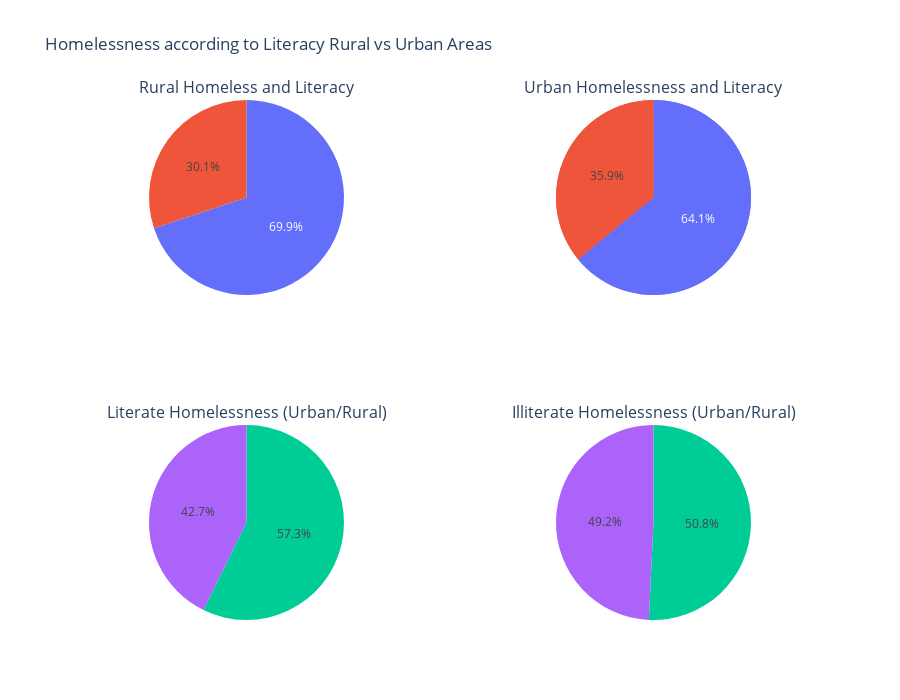

Write notebook code for a chart like this one.
### Code cell
fig3_ = make_subplots(rows=2   , cols=2, specs = [[{'type':'domain'}, {'type':'domain'}] , [{'type':'domain'}, {'type':'domain'}]] , subplot_titles=['Rural Homeless and Literacy', 'Urban Homelessness and Literacy' , 'Literate Homelessness (Urban/Rural)' , 'Illiterate Homelessness (Urban/Rural)'])
fig3_1 = go.Pie(labels= Li['Status'] , values=Li['Rural'])
fig3_2 = go.Pie(labels= Li['Status'] , values=Li['Urban'])
fig3_3 = go.Pie(labels= ['Rural' , 'Urban'] , values= [int(Li[Li['Status'] == 'LIT']['Rural']) , int(Li[Li['Status'] == 'LIT']['Urban'])] )
fig3_4 = go.Pie(labels= ['Rural' , 'Urban'] , values= [int(Li[Li['Status'] == 'ILLIT']['Rural']) , int(Li[Li['Status'] == 'ILLIT']['Urban'])])
fig3_.add_trace(go.Pie(labels= Li['Status'] , values=Li['Rural']), 1, 1)
fig3_.add_trace(go.Pie(labels= Li['Status'] , values=Li['Urban']), 1, 2)
fig3_.add_trace(go.Pie(labels= Li['Status'] , values=Li['Urban']), 1, 2)
fig3_.add_trace(fig3_3 , 2, 1)
fig3_.add_trace(fig3_4 , 2, 2)
fig3_.update_layout(title_text='''Homelessness according to Literacy Rural vs Urban Areas''',height=700, showlegend=False)

#fig3_ = go.Figure(fig3_)
fig3_.show()

### Figure 1 — Plotly figure (JSON) as saved in the notebook; plotly's stock layout.template omitted (floating-point values rounded to 4 significant figures)
{"data": [{"domain": {"x": [0, 0.45], "y": [0.625, 1]}, "labels": ["LIT", "ILLIT"], "type": "pie", "values": [251445, 583247]}, {"domain": {"x": [0.55, 1], "y": [0.625, 1]}, "labels": ["LIT", "ILLIT"], "type": "pie", "values": [336947, 601401]}, {"domain": {"x": [0.55, 1], "y": [0.625, 1]}, "labels": ["LIT", "ILLIT"], "type": "pie", "values": [336947, 601401]}, {"domain": {"x": [0, 0.45], "y": [0, 0.375]}, "labels": ["Rural", "Urban"], "type": "pie", "values": [251445, 336947]}, {"domain": {"x": [0.55, 1], "y": [0, 0.375]}, "labels": ["Rural", "Urban"], "type": "pie", "values": [583247, 601401]}], "layout": {"annotations": [{"font": {"size": 16}, "showarrow": false, "text": "Rural Homeless and Literacy", "x": 0.225, "xanchor": "center", "xref": "paper", "y": 1, "yanchor": "bottom", "yref": "paper"}, {"font": {"size": 16}, "showarrow": false, "text": "Urban Homelessness and Literacy", "x": 0.775, "xanchor": "center", "xref": "paper", "y": 1, "yanchor": "bottom", "yref": "paper"}, {"font": {"size": 16}, "showarrow": false, "text": "Literate Homelessness (Urban/Rural)", "x": 0.225, "xanchor": "center", "xref": "paper", "y": 0.375, "yanchor": "bottom", "yref": "paper"}, {"font": {"size": 16}, "showarrow": false, "text": "Illiterate Homelessness (Urban/Rural)", "x": 0.775, "xanchor": "center", "xref": "paper", "y": 0.375, "yanchor": "bottom", "yref": "paper"}], "height": 700, "showlegend": false, "title": {"text": "Homelessness according to Literacy Rural vs Urban Areas"}}}
